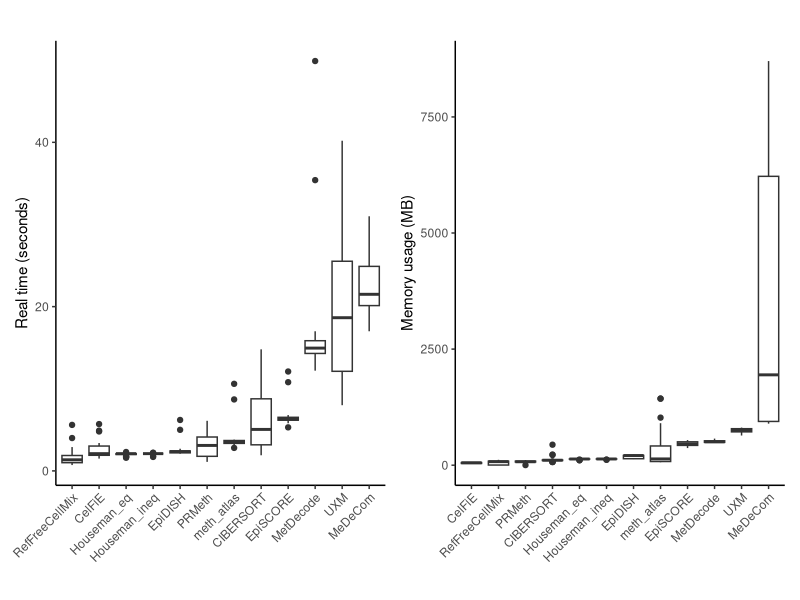
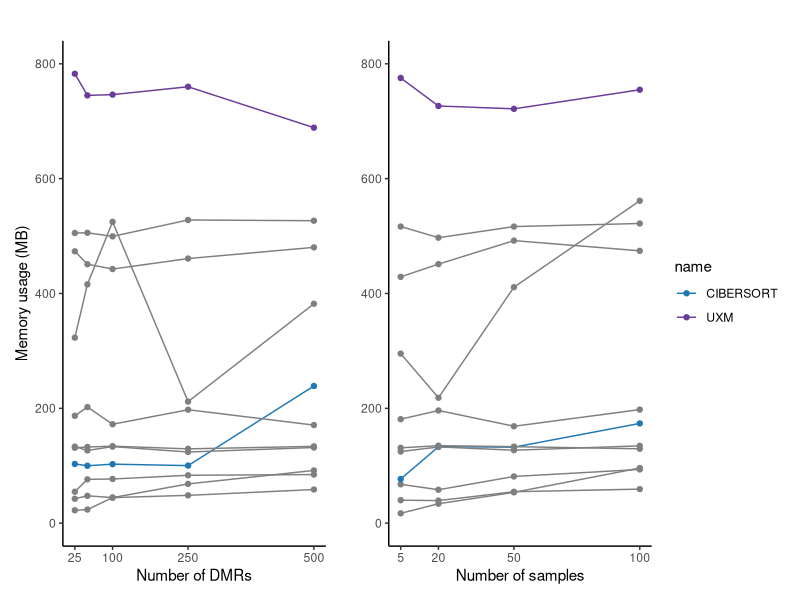
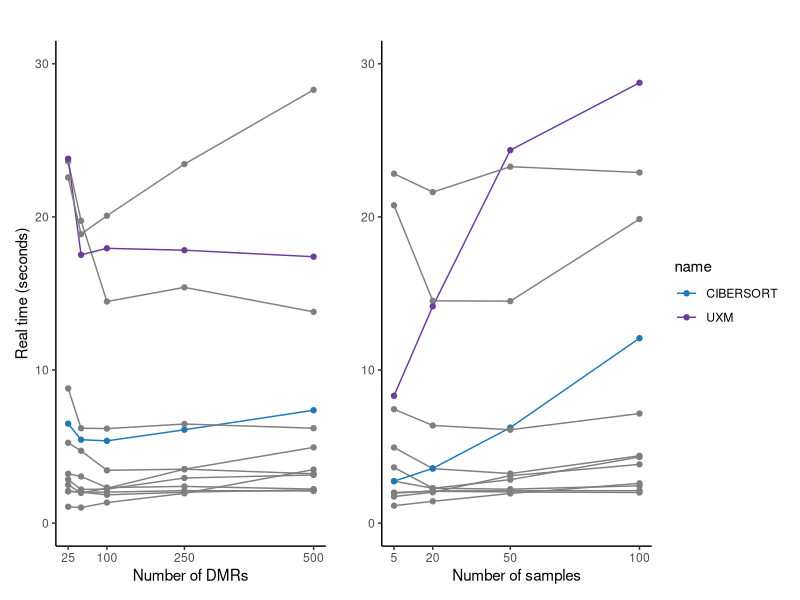
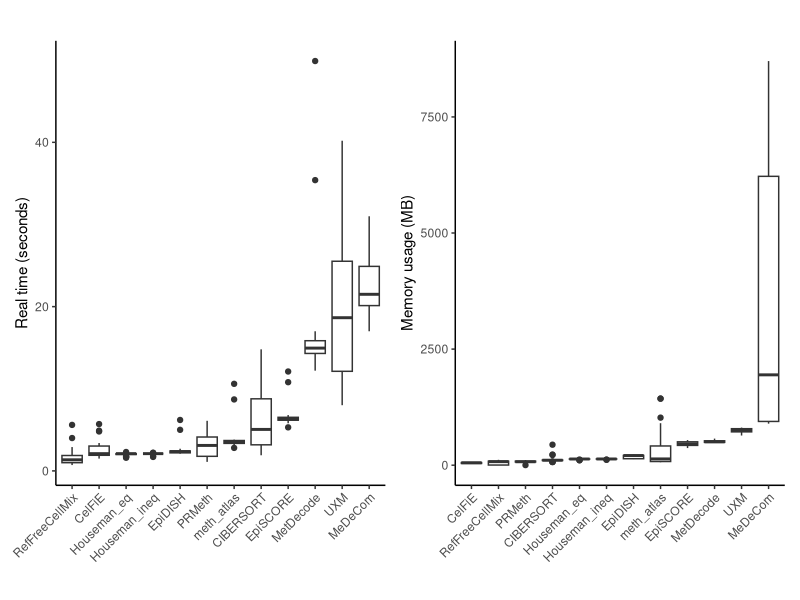
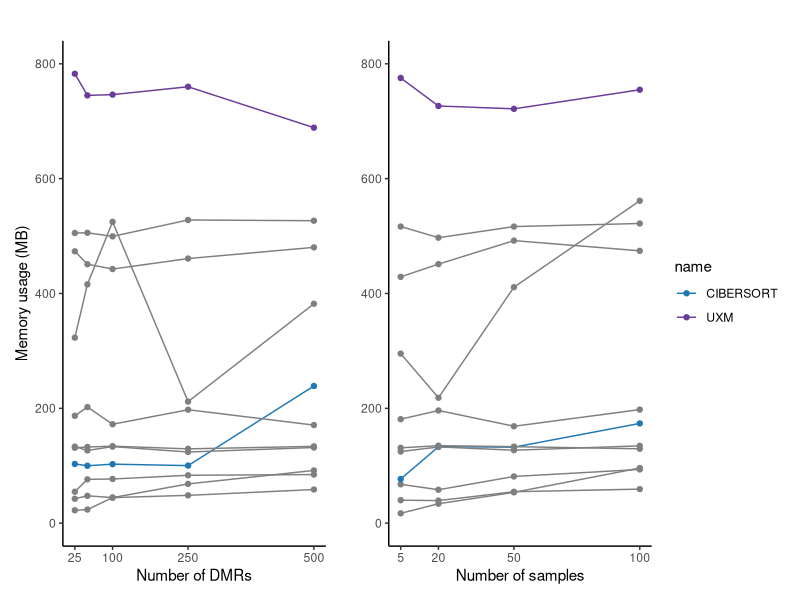
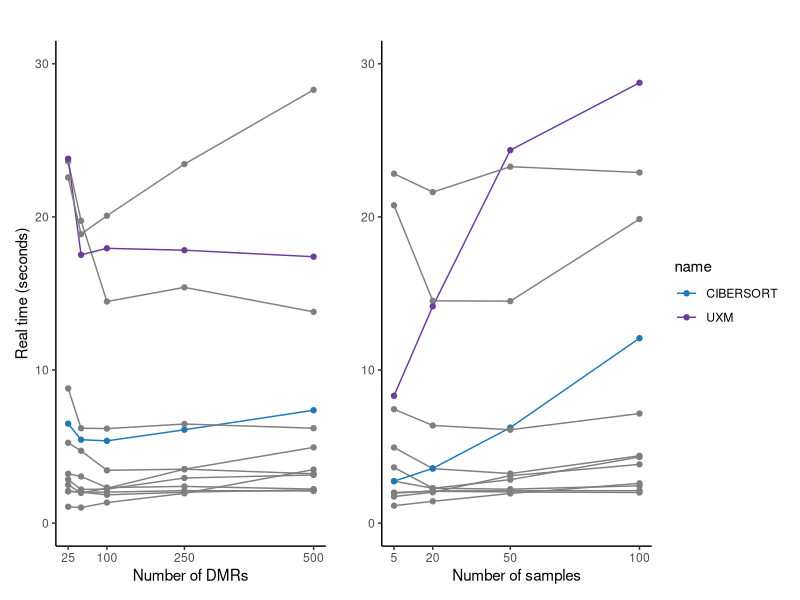

Write R code to recreate these figures, in order.
## ---- chunk 1
# Don't change this if you git cloned the entire GitHub repository and you are working in the notebooks/ folder
knitr::opts_knit$set(root.dir = './')
## ---- chunk 2
library(ggpubr)
library(ggplot2)
library(dplyr)
library(patchwork)
library(stringr)
## ---- chunk 3
res.scal <- read.csv("../resources/scalability.clean.csv")
## ---- chunk 4
# Helper function to convert memory to MB
convert_mem <- function(x) {
  x <- str_trim(x)
  val <- as.numeric(str_extract(x, "[0-9.]+"))
  unit <- str_extract(x, "MB|GB")
  ifelse(unit == "GB", val * 1024, val)
}

convert_time <- function(x) {
  x <- tolower(trimws(x))
  total <- numeric(length(x))

  for (i in seq_along(x)) {
    str <- x[i]
    sec <- as.numeric(stringr::str_extract(str, "\\d+\\.?\\d*(?=s)"))
    min <- as.numeric(stringr::str_extract(str, "\\d+\\.?\\d*(?=m(?!s))")) # avoid matching ms
    ms  <- as.numeric(stringr::str_extract(str, "\\d+\\.?\\d*(?=ms)"))

    sec[is.na(sec)] <- 0
    min[is.na(min)] <- 0
    ms[is.na(ms)]   <- 0

    total[i] <- min * 60 + sec + ms / 1000
  }

  return(total)
}
## ---- chunk 5
# Apply conversions to memory
data_clean_memory <- res.scal %>%
  mutate(
    realtime_sec = convert_mem(peak_rss)
  )
# Calculate median duration per method and sort
order_memory <- data_clean_memory %>%
  group_by(name) %>%
  summarise(med = mean(realtime_sec, na.rm = TRUE)) %>%
  arrange(med) %>%
  pull(name)
# Set factor levels for duration plot
data_clean_memory$name <- factor(data_clean_memory$name, levels = order_memory)

# Repeat for the time
data_clean_time <- res.scal %>%
  mutate(
    realtime_sec = convert_time(realtime)
  )
order_time <- data_clean_time %>%
  group_by(name) %>%
  summarise(med = median(realtime_sec, na.rm = TRUE)) %>%
  arrange(med) %>%
  pull(name)
data_clean_time$name <- factor(data_clean_time$name, levels = order_time)
## ---- chunk 6
# Plot: Boxplot of duration
p1 <- ggplot(data_clean_time, aes(x = name, y = realtime_sec)) +
  geom_boxplot() +
  labs(title = "", x = "", y = "Real time (seconds)") +
  theme_classic() +
  theme(axis.text.x = element_text(angle = 45, hjust = 1)) +
  scale_y_continuous(breaks = seq(0,110,by=20))


# Plot: Boxplot of peak RSS
p2 <- ggplot(data_clean_memory, aes(x = name, y = peak_rss_mb)) +
  geom_boxplot() +
  labs(title = "", x = "", y = "Memory usage (MB)") +
  theme_classic() +
  theme(axis.text.x = element_text(angle = 45, hjust = 1))

# Show plots
combined.plot <- p1 + p2
combined.plot
## ---- chunk 7
output_dir <- "../plots/07_scalability"
if (!dir.exists(output_dir)) dir.create(output_dir, recursive = T)

output_file <- file.path(output_dir, paste0("memory_time_boxplots_8CPU_16GB.svg"))
ggsave(output_file, combined.plot, width = 8, height = 5)
## ---- chunk 8
tool_colors <- c(
  "CELFIE"             ="#A6CEE3", 
  "CIBERSORT"          ="#1F78B4",
  "EPIDISH_eq"      ="#B2DF8A", 
  "EPIDISH_ineq"    ="#33A02C",
  "EPIDISH_RPC"        ="#FB9A99", 
  "EPISCORE"           ="#E31A1C",
  "METDECODE"          ="#FDBF6F", 
  "METH_ATLAS"         ="#FF7F00",
  "PRMETH"             ="#CAB2D6", 
  "UXM"                ="#6A3D9A"
)
## ---- chunk 9
# Summarize by mean or median
summary_df_dmr <- data_clean_memory %>%
  group_by(name, dmr) %>%
  summarise(mean_rss = mean(peak_rss_mb), .groups = "drop")
summary_df_samples <- data_clean_memory %>%
  group_by(name, samples) %>%
  summarise(mean_rss = mean(peak_rss_mb), .groups = "drop")

p1 <- ggplot(summary_df_dmr, aes(x = dmr, y = mean_rss, color = name)) +
  geom_line() +
  geom_point() +
  labs(title = "",
       x = "Number of DMRs", y = "Memory usage (MB)") +
  theme_classic() +
  theme(legend.position = "none") +
  scale_color_manual(values = tool_colors) +
  scale_x_continuous(breaks = c(25, 100, 250, 500)) +
  ylim(0,800)

p2 <- ggplot(summary_df_samples, aes(x = samples, y = mean_rss, color = name)) +
  geom_line() +
  geom_point() +
  labs(title = "",
       x = "Number of samples", y = "") +
  theme_classic() +
  scale_color_manual(values = tool_colors) +
  scale_x_continuous(breaks = c(5, 20, 50, 100)) +
  ylim(0,800)

# Show plots
combined.plot <- p1 + p2
combined.plot
## ---- chunk 10
output_dir <- "../plots/07_scalability"
if (!dir.exists(output_dir)) dir.create(output_dir, recursive = T)

output_file <- file.path(output_dir, paste0("memory_samples_dmrs_8CPU_16GB.svg"))
ggsave(output_file, combined.plot, width = 8, height = 4)
## ---- chunk 11
# Summarize by mean or median
summary_df_dmr <- data_clean_time %>%
  group_by(name, dmr) %>%
  summarise(mean_time = mean(realtime_sec), .groups = "drop")
summary_df_samples <- data_clean_time %>%
  group_by(name, samples) %>%
  summarise(mean_time = mean(realtime_sec), .groups = "drop")

p1 <- ggplot(summary_df_dmr, aes(x = dmr, y = mean_time, color = name)) +
  geom_line() +
  geom_point() +
  labs(title = "",
       x = "Number of DMRs", y = "Real time (seconds)") +
  theme_classic() +
  theme(legend.position = "none") +
  scale_color_manual(values = tool_colors) +
  scale_x_continuous(breaks = c(25, 100, 250, 500)) +
  scale_y_continuous(breaks = seq(0,70,by=10)) + 
  ylim(0,30)

p2 <- ggplot(summary_df_samples, aes(x = samples, y = mean_time, color = name)) +
  geom_line() +
  geom_point() +
  labs(title = "",
       x = "Number of samples", y = "") +
  theme_classic() +
  scale_x_continuous(breaks = c(5, 20, 50, 100)) + 
  scale_color_manual(values = tool_colors) +
  scale_y_continuous(breaks = seq(0,70,by=10)) +
  ylim(0,30)

# Show plots
combined.plot <- p1 + p2
combined.plot
## ---- chunk 12
output_dir <- "../plots/07_scalability"
if (!dir.exists(output_dir)) dir.create(output_dir, recursive = T)

output_file <- file.path(output_dir, paste0("time_samples_dmrs_8CPU_16GB.svg"))
ggsave(output_file, combined.plot, width = 8, height = 4)
